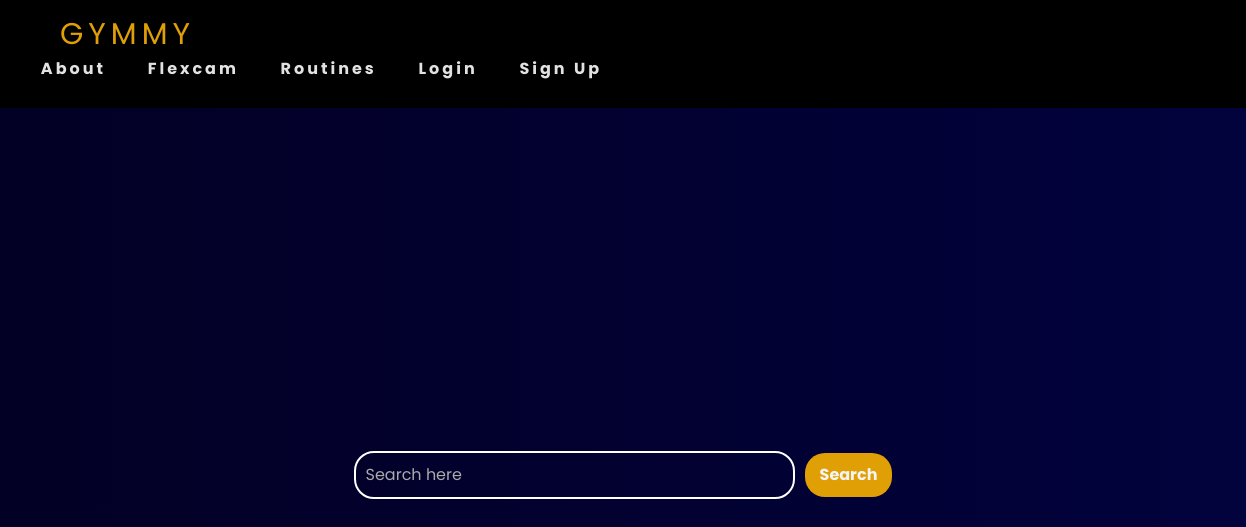
/routines/, run on an earlier commit of the app's database.
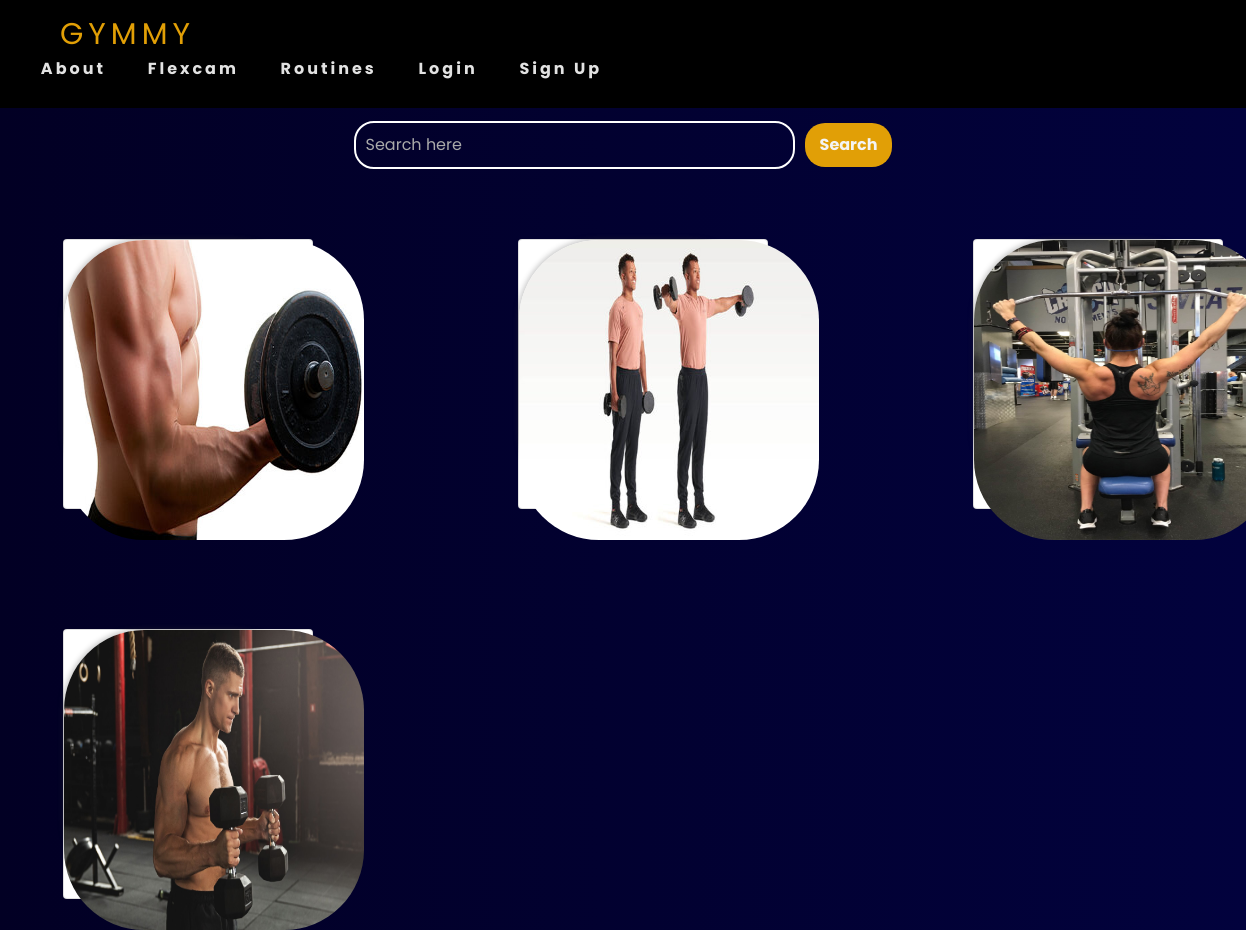
And on a later commit of the database.
### gymmy/models.py (models this page shows, shortened)
class Routines(models.Model):
    routine = models.CharField(max_length=30)
    category = models.ForeignKey(Category, on_delete=models.CASCADE, default=1)
    description = models.CharField(max_length=500, default='', blank=True, null=True)
    image = models.ImageField(upload_to='uploads/routine/')
    favorites = models.ManyToManyField(User, related_name='favourite_routines', blank=True)
    class Meta:
        verbose_name_plural = 'routines'

### gymmy/views.py (the view)
# urls.py: path('routines/',views.routines, name="routines"),
def routines(request):
    query = request.GET.get('input-box')
    if query:
        routines = Routines.objects.filter(routine__icontains=query) | Routines.objects.filter(description__icontains=query)
    else:
        routines = Routines.objects.all()
    return render(request, 'gymmy/routines.html', {'routines': routines})

### gymmy/models.py (called while the page is built)
    def __str__(self):
        return self.name

### gymmy/templates/gymmy/routines.html (shortened to what this page needs)
{% extends 'gymmy/base.html' %}
{% load static %}
{% block css %}<link rel="stylesheet" href="{% static 'css/routines.css' %}">{% endblock %}
{% block content %}
    <div class="search-box">
        <form action="{% url 'routines' %}" method="get">
            <div class="row">
                <input type="text" id="input-box" name="input-box" placeholder="Search here">
                <button type="submit">Search</button>
            </div>
        </form>
    </div>
    <div class="wrapper">
        {% for routine in routines %}
        <div class="container">
            <div class="card">
                <div class="front"><img src="{{ routine.image.url }}" alt="Routine Image"></div>
                <div class="back">
                    <h1>{{ routine.routine }}</h1>
                    <h2>{{ routine.category }}</h2>
                    <p>{{ routine.description }}</p>
                </div>
            </div>
        </div>
        {% endfor %}
    </div>
{% endblock %}

### gymmy/templates/gymmy/base.html (shortened to what this page needs)
{% load static %}
<!DOCTYPE html>
<html lang="en">
<head>
    <link rel = "stylesheet" href="{% static 'css/base.css' %}">
    <link rel="stylesheet" href="{% static 'bootstrap/css/bootstrap.min.css' %}">
    <link rel="stylesheet"  href="{% static 'css/profile.css' %}">
    <link href='https://unpkg.com/boxicons@2.1.4/css/boxicons.min.css' rel='stylesheet'>
    {% block css %}{% endblock %}
</head>
    <nav>
        <div class="logo">
            <a href="{% url 'homepage' %}">GYMMY</a>
        </div>
        <ul class="nav-links">
            <li><a href="{% url 'about' %}">About</a></li>
    {% if user.is_authenticated%}
        <li><a href="flexcam.html">Flexcam</a></li>
        <li><a href="{% url 'routines' %}">Routines</a></li>
        <li><a href="{% url 'profile' %}" class="signup-link">Profile</a></li>
        <li><a href="{% url 'logout' %}" class="signup-link">Logout</a></li>
    {% else %}
        <li><a href="{% url 'login' %}">Flexcam</a></li>
        <li><a href="{% url 'login' %}">Routines</a></li>
        <li><a href="{% url 'login' %}" class="signup-link">Login</a></li>
        <li><a href="{% url 'signup' %}" class="signup-link">Sign Up</a></li>
    {% endif %}
        </ul>
    </nav>
{% block content %}{% endblock %}
</html>

### gymmy/static/css/base.css (style rules this page uses)
* { padding: 0; margin: 0; box-sizing: border-box; }
li::marker { font-size: 3em; line-height: .1; }
.logo { text-transform: uppercase; letter-spacing: 5px; font-size: 30px; margin-left: 40px; }
.logo a { text-decoration: none; color: #e19f06; }
nav { position: fixed; top: 0; left: 0; width: 100%; z-index: 99; display: flex; justify-content: space-between; padding: 11.5px 20px; align-items: center; min-height: 8vh; font-family: 'Poppins', sans-serif; background-color: black; }
.nav-links { list-style: none; width: 50%; display: flex; justify-content: space-around; }
.nav-links a { color: rgb(226, 226, 226); text-decoration: none; letter-spacing: 3px; font-weight: bold; font-size: 16px; transition: all 0.1s ease-in-out; }

### gymmy/static/css/profile.css (style rules this page uses)
* * { margin: 0; padding: 0; box-sizing: border-box; font-family: "Poppins", sans-serif; }

### gymmy/static/css/routines.css (style rules this page uses)
* { margin: 0px; padding: 0px; box-sizing: border-box; }
.wrapper { display: grid; grid-template-columns: repeat(3, 1fr); gap: 120px; margin-top: 50px; width: 100%; justify-content: center; flex-wrap: wrap; justify-items: center; }
.container { height: 270px; width: 280px; perspective: 700px; margin: auto; }
.card { height: 100%; width: 100%; position: relative; transition: transform 1500ms; transform-style: preserve-3d; margin: 20px; }
.front, .back { height: 100%; width: 100%; border-radius: 5rem; box-shadow: 0 0 5px 2px rgba(50, 50, 50, 0.25); position:absolute; backface-visibility: hidden; }
img { height: 300px; width: 300px; border-radius: 5rem; }
.back { background-color: rgb(0, 44, 242); transform: rotateY(180deg); display: flex; justify-content: center; flex-direction: column; align-items: center; }
.search-box { width: 600px; }
.row { display: flex; align-items: center; justify-content: center; }
button { padding: 10px; cursor: pointer; }
input[type="text"] { width: 600px; background: transparent; color: #fff; border: none; border-radius: 20px; padding: 10px; margin-right: 10px; width: 70%; border: 2.5px solid white; transition: background-color 0.3s ease; }
input[type="text"]::placeholder { color: #aaa; }
button { background-color: #e19f06; color: #f4f4f4; border: none; border-radius: 20px; padding: 10px 15px; cursor: pointer; font-weight: bold; transition: background-color 0.3s ease; }

What changed in the data, as far as the page shows it:
added Routines: image (picture)
added Routines: image (picture)
added Routines: image (picture)
added Routines: image (picture)
